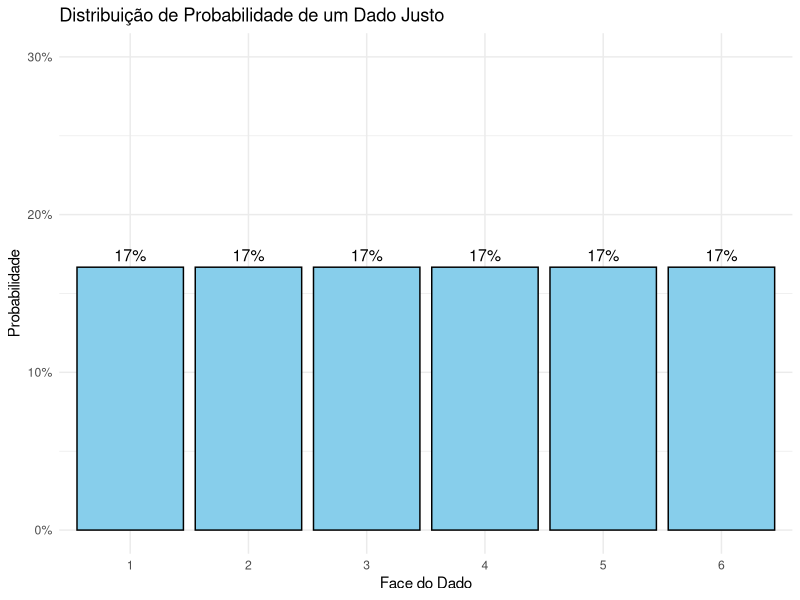
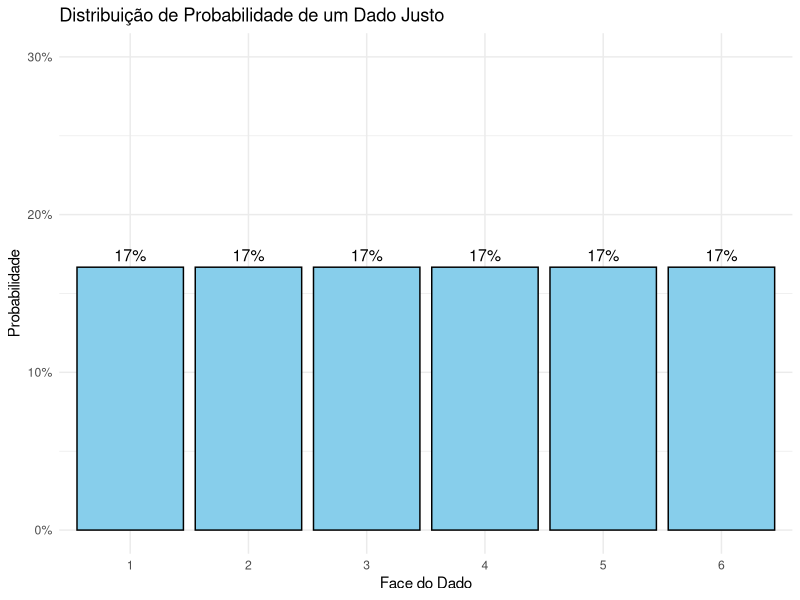
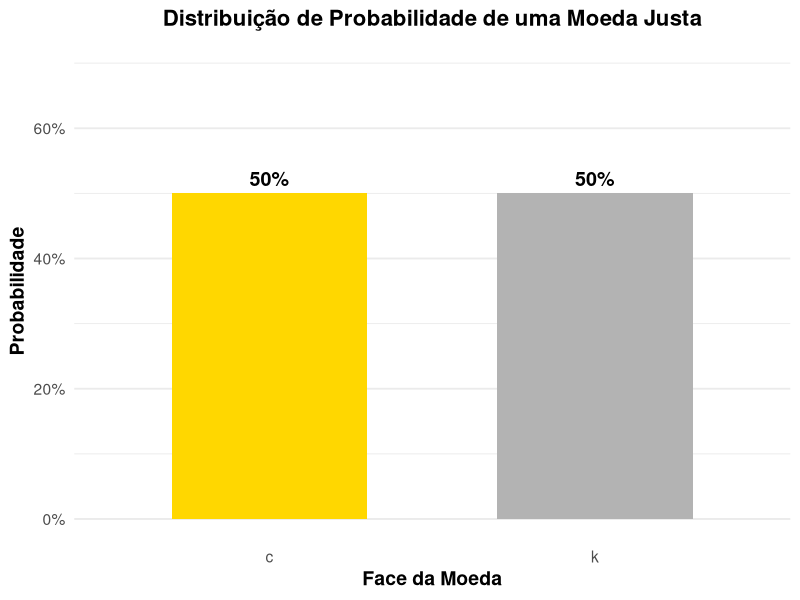
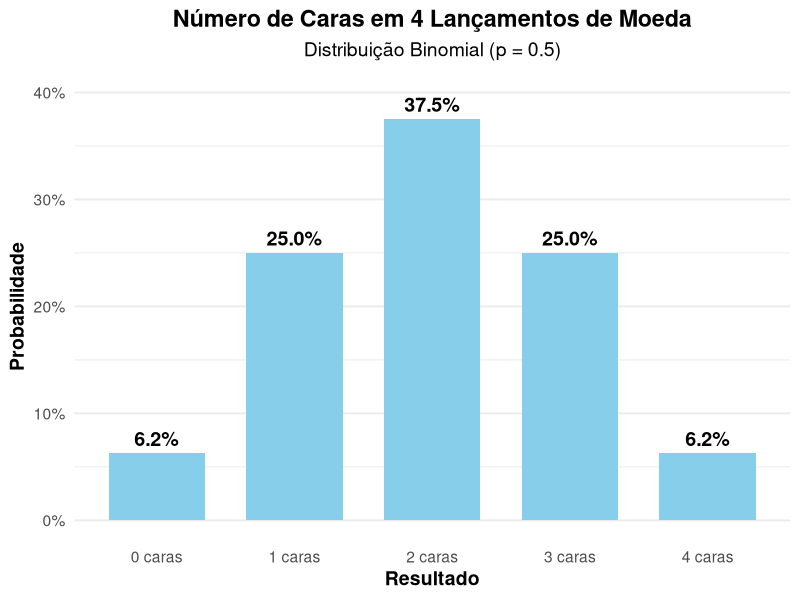
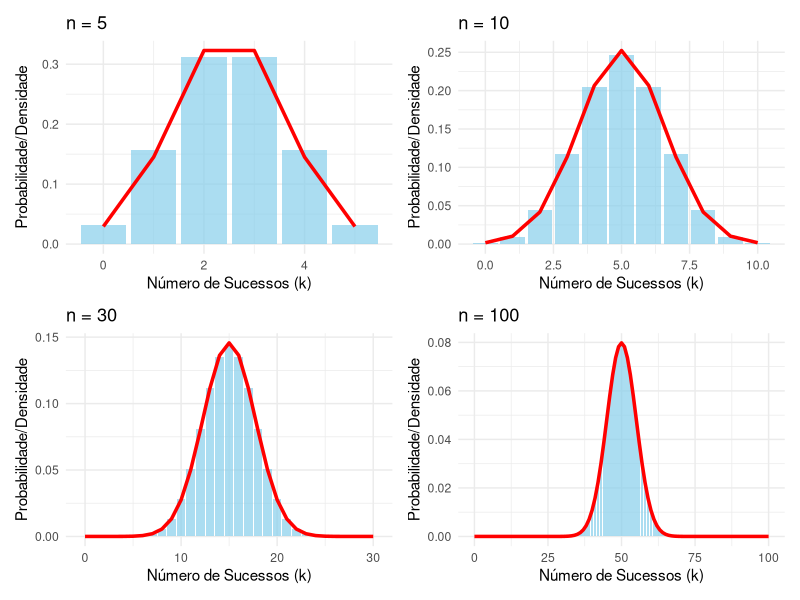

Here is the R script that generated these plots, in order:
library(ggplot2)
install.packages("scales")
library(scales)

# 1. Criar dados no formato adequado
dado <- data.frame(
  face = 1:6,                  # Valores da variável aleatória
  probabilidade = rep(1/6, 6)  # Probabilidade de cada face
)

# 2. Gráfico de probabilidade discreta
ggplot(dado, aes(x = factor(face), y = probabilidade)) +
  geom_bar(stat = "identity", fill = "skyblue", color = "black") +  # Barras com altura fixa
  geom_text(aes(label = scales::percent(probabilidade)),  # Mostrar porcentagens
            vjust = -0.5, size = 4) +
  labs(title = "Distribuição de Probabilidade de um Dado Justo",
       x = "Face do Dado",
       y = "Probabilidade") +
  scale_y_continuous(labels = scales::percent,  # Eixo Y em porcentagem
                     limits = c(0, 0.3)) +     # Limites do eixo Y
  theme_minimal()

       

ggplot(dado, aes(x = factor(face), y = probabilidade)) + #a primeira linha fornece as informacoes, apenas com ela nao eh possivel plotar graficos
  geom_bar(stat = "identity", fill = "skyblue", color = "black") +
             geom_text(aes(label = scales::percent(probabilidade)),  # Mostrar porcentagens
                       vjust = -0.5, size = 4) +
             labs(title = "Distribuição de Probabilidade de um Dado Justo",
                  x = "Face do Dado",
                  y = "Probabilidade") +
             scale_y_continuous(labels = scales::percent,  # Eixo Y em porcentagem
                                limits = c(0, 0.3)) +     # Limites do eixo Y
             theme_minimal()

#vamos criar um para um lançamento de uma moeda
lancamento_moeda <- c("c","k")
prob_moeda <- rep(1/2, 2)
#distribuicao dos resultados
distribuicao_moeda <- data.frame (lancamento_moeda, prob_moeda)
print(distribuicao_moeda)           
# 2. Gráfico de probabilidade discreta
ggplot(distribuicao_moeda, aes(x = lancamento_moeda, y = prob_moeda)) +
  geom_col(fill = c("gold", "gray70"), width = 0.6) +  # Cores diferentes para cada face
  geom_text(aes(label = percent(prob_moeda)),  # Mostrar porcentagem
            position = position_dodge(width = 0.9),
            vjust = -0.5, size = 5, fontface = "bold") +
  labs(title = "Distribuição de Probabilidade de uma Moeda Justa",
       x = "Face da Moeda",
       y = "Probabilidade") +
  scale_y_continuous(labels = percent, limits = c(0, 0.7)) +  # Limites ajustados
  theme_minimal(base_size = 14) +
  theme(plot.title = element_text(hjust = 0.5, size = 16, face = "bold"),
        axis.title = element_text(face = "bold"),
        panel.grid.major.x = element_blank())

#vamos criar um grafico da distribuicao para uma moeda lancada quatro vezes
library(ggplot2)
library(scales)  # Para formatação de porcentagens

# Parâmetros da distribuição
n_lancamentos <- 4
prob_cara <- 0.5

# Criar data frame com todas as possibilidades
dados <- data.frame(
  k = 0:n_lancamentos,  # Número possível de caras (0 a 4)
  prob = dbinom(0:n_lancamentos, size = n_lancamentos, prob = prob_cara)
)

# Formatar rótulos para eixo X
dados$k_label <- paste0(dados$k, " caras")

# Criar gráfico
ggplot(dados, aes(x = factor(k_label, levels = unique(k_label)), y = prob)) +
  geom_col(fill = "skyblue", width = 0.7) +
  geom_text(aes(label = percent(prob, accuracy = 0.1)), 
            vjust = -0.5, size = 5, fontface = "bold") +
  labs(title = "Número de Caras em 4 Lançamentos de Moeda",
       subtitle = "Distribuição Binomial (p = 0.5)",
       x = "Resultado",
       y = "Probabilidade") +
  scale_y_continuous(labels = percent, limits = c(0, 0.4)) +
  theme_minimal(base_size = 14) +
  theme(
    plot.title = element_text(hjust = 0.5, face = "bold"),
    plot.subtitle = element_text(hjust = 0.5),
    axis.title = element_text(face = "bold"),
    panel.grid.major.x = element_blank()
  )

library(ggplot2)
install.packages("patchwork")
library(patchwork)  # Para combinar gráficos

# Parâmetros fixos
p <- 0.5  # Probabilidade de sucesso (moeda justa)
ns <- c(5, 10, 30, 100)  # Valores de n a comparar

# Função para gerar os gráficos
gerar_grafico <- function(n) {
  # Calcular distribuição binomial
  k <- 0:n
  prob_binom <- dbinom(k, size = n, prob = p)
  
  # Criar data frame
  df <- data.frame(k = k, binom = prob_binom)
  
  # Calcular curva normal aproximada
  mu <- n * p
  sigma <- sqrt(n * p * (1 - p))
  df$normal <- dnorm(k, mean = mu, sd = sigma)
  
  # Gerar gráfico
  ggplot(df, aes(x = k)) +
    geom_col(aes(y = binom), fill = "skyblue", alpha = 0.7) +
    geom_line(aes(y = normal), color = "red", linewidth = 1.2) +
    labs(title = paste("n =", n),
         x = "Número de Sucessos (k)",
         y = "Probabilidade/Densidade") +
    theme_minimal()
}

# Gerar todos os gráficos
graficos <- lapply(ns, gerar_grafico)

# Combinar gráficos
(graficos[[1]] | graficos[[2]]) / (graficos[[3]] | graficos[[4]])
